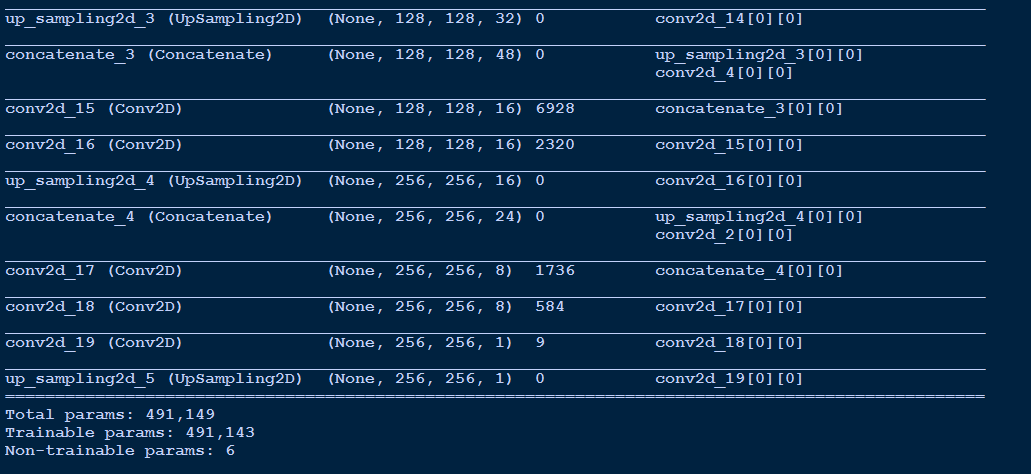
#> input picture Python/Preprocessing Images/images/image.png, 1031 x 474 px, found by its file name
$ python canny_detection.py
#> lines starting #> are read from the running program, lines starting #| are printed output that depends on the picture
# Detect Edges

# Load library
import cv2
import numpy as np
from matplotlib import pyplot as plt


# Load image as grayscale

image_gray = cv2.imread('C:/Users/Huy-Hieu.Pham/Desktop/Preprocessing-Images/images/image.png', cv2.IMREAD_GRAYSCALE)
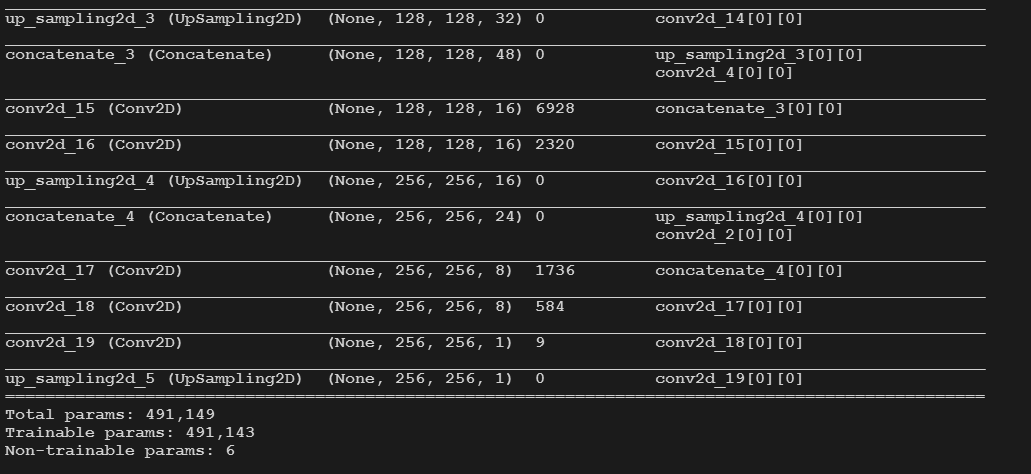
#> image_gray: shape (474, 1031); min 27, max 209, mean 38.6

# Calculate median intensity

median_intensity = np.median(image_gray)
#> median_intensity = 27

# Set thresholds to be one standard deviation above and below median intensity

lower_threshold = int(max(0, (1.0 - 0.33) * median_intensity))
#> lower_threshold = 18
upper_threshold = int(min(255, (1.0 + 0.33) * median_intensity))
#> upper_threshold = 35

# Apply canny edge detection

image_canny = cv2.Canny(image_gray, lower_threshold, upper_threshold)
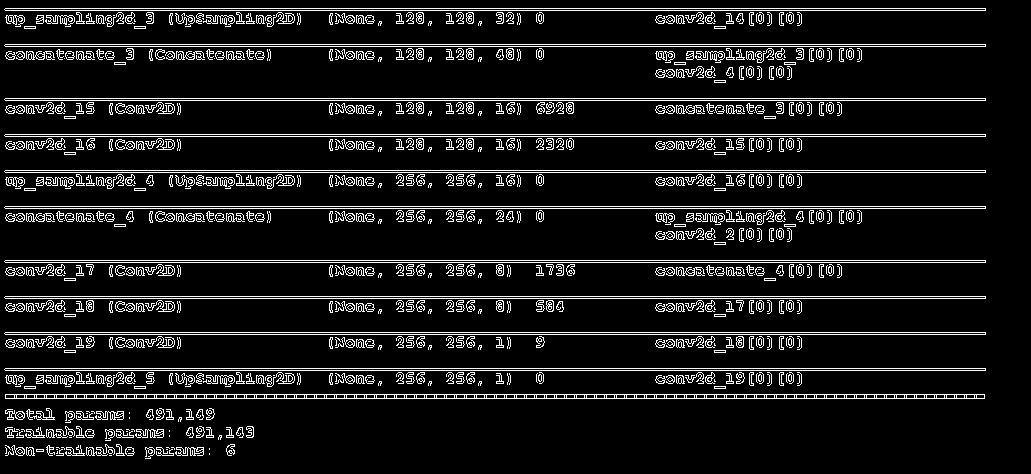
#> image_canny: shape (474, 1031); 9.8% white in thin lines or dots

# Show image
plt.imshow(image_canny, cmap='gray'), plt.axis("off")

plt.show()
